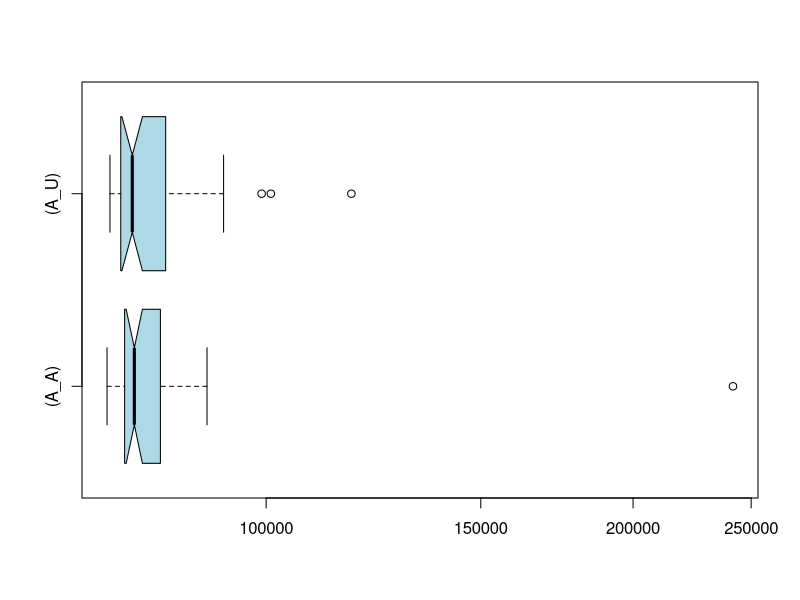

This figure's R source:
if (exists("A_A")) remove("A_A")
if (exists("A_U")) remove("A_U")
if (exists("C_A")) remove("C_A")
if (exists("C_U")) remove("C_U")
A_U<-c(100896,81657,88254,117460,91434,85131,91056,85512,78145,78020,79432,74543,80699,76092,91325,99146,76069,75453,78241,75361,85346,78283,76426,75914,77653,86668,76485,76145,76122,75303,77319,76945,80203,80510,78842,76093,82707,75902,75978,75934,77650,75503,74663,77156,77131,75173,79741,92273,75020,74446)
A_A<-c(241551,83971,86661,79432,89324,78080,76584,75780,84226,75533,75210,78197,77296,76958,78229,78302,85212,76560,89426,78327,76517,75430,76987,76007,76273,82097,76788,79699,77981,77930,81942,75321,76538,84116,78026,76274,77915,78294,81890,75957,82263,80363,77719,78928,82855,76665,76846,77182,75529,74036)
if (exists("A_U")) boxplot.stats(A_U)
if (exists("A_A")) boxplot.stats(A_A)
if (exists("C_U")) boxplot.stats(C_U)
if (exists("C_A")) boxplot.stats(C_A)
if (exists("A_U")) summary(A_U)
if (exists("A_A")) summary(A_A)
if (exists("C_U")) summary(C_U)
if (exists("C_A")) summary(C_A)
if (exists("A_U")) boxplot(A_A,A_U,col="lightblue",horizontal=TRUE,log="x",match=TRUE,names=c("(A_A)","(A_U)"),notch=TRUE)
if (exists("C_U")) boxplot(C_A,C_U,col="lightblue",horizontal=TRUE,log="x",match=TRUE,names=c("(C_A)","(C_U)"),notch=TRUE)
